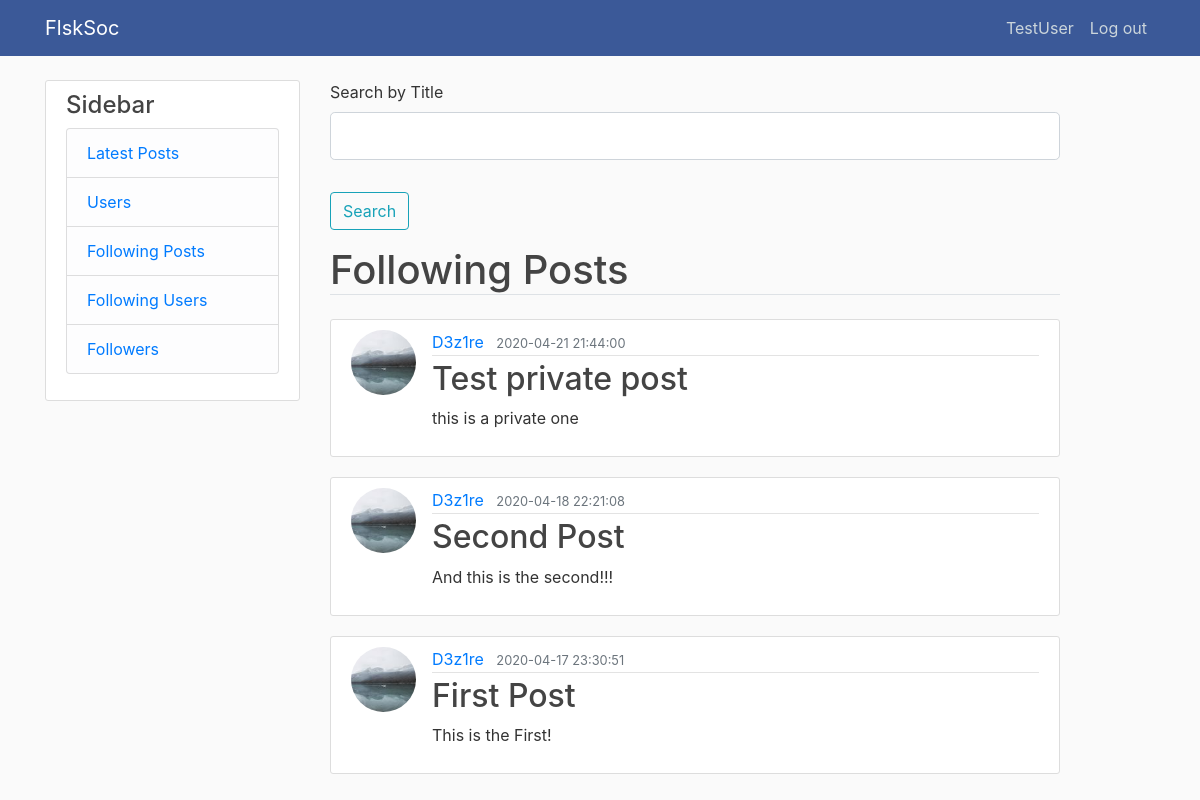
The page /f (signed in) on the database as committed earlier.
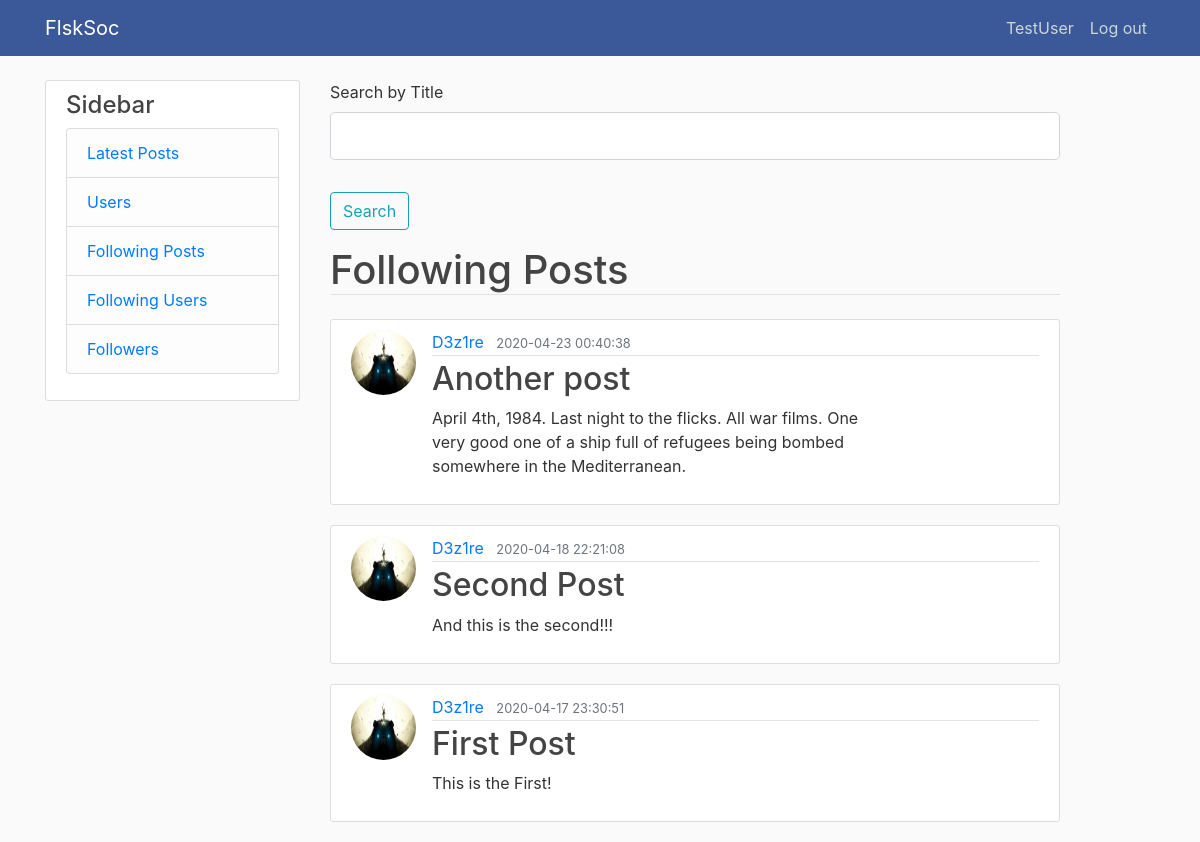
The same page on the database as committed later.
### data/post.py (models this page shows, shortened)
class Post(SqlAlchemyBase, SerializerMixin):
    __tablename__ = 'posts'
    id = sqlalchemy.Column(sqlalchemy.Integer, primary_key=True, autoincrement=True)
    title = sqlalchemy.Column(sqlalchemy.String, nullable=False)
    content = sqlalchemy.Column(sqlalchemy.String, nullable=True)
    created_date = sqlalchemy.Column(sqlalchemy.DateTime, default=datetime.datetime.now)
    is_private = sqlalchemy.Column(sqlalchemy.Boolean, default=False)
    user_id = sqlalchemy.Column(sqlalchemy.Integer, sqlalchemy.ForeignKey("users.id"))
    user = orm.relation('User')

### data/user.py (models this page shows, shortened)
class User(SqlAlchemyBase, UserMixin, SerializerMixin):
    __tablename__ = 'users'
    id = sqlalchemy.Column(sqlalchemy.Integer, primary_key=True, autoincrement=True)
    username = sqlalchemy.Column(sqlalchemy.String, nullable=False)
    name = sqlalchemy.Column(sqlalchemy.String, nullable=True)
    surname = sqlalchemy.Column(sqlalchemy.String, nullable=True)
    email = sqlalchemy.Column(sqlalchemy.String, index=True, unique=True, nullable=False)
    hashed_password = sqlalchemy.Column(sqlalchemy.String, nullable=True)
    created_date = sqlalchemy.Column(sqlalchemy.DateTime, default=datetime.datetime.now)
    image_file = sqlalchemy.Column(sqlalchemy.String, nullable=False, default='default.png')
    posts = orm.relation("Post", back_populates='user')

### posts.py (the view, shortened to what this page needs)
@posts.route('/f', methods=['GET', 'POST'])
@login_required
def following_posts():
    form = SearchByTitleForm()
    session = db_session.create_session()
    following = [i[0] for i in session.query(User.id).
                 filter(Relationship.from_user == current_user.id).
                 filter(Relationship.to_user == User.id).all()]
    posts = session.query(Post).filter(Post.user_id.in_(following)).order_by(Post.created_date.desc())
    return render_template('following_posts.html', title='Following Posts', posts=posts, form=form)

### data/search.py
class SearchByTitleForm(FlaskForm):
    title = StringField('Search by Title')
    submit = SubmitField('Search')

### data/db_session.py (called while the page is built)
def create_session() -> Session:
    global __factory
    return __factory()

### main.py (called while the page is built)
def main():
    db_session.global_init("db/soc.sqlite")
    app.register_blueprint(users)
    app.register_blueprint(posts)
    app.register_blueprint(errors)
    @login_manager.user_loader
    def load_user(user_id):
        session = db_session.create_session()
        return session.query(User).get(user_id)
    app.run()

### templates/following_posts.html (shortened to what this page needs)
{% extends "base.html" %}
{% block content %}
    <form action="" method="post">
            <fieldset class="form-group">
                <div class="form-group">
                    {{ form.title.label(class="form-control-label") }}
                    {% if form.title.errors %}
                        {{ form.title(class="form-control form-control-lg is-invalid") }}
                        <div class="invalid-feedback">
                            {% for error in form.title.errors %}
                                <span>{{ error }}</span>
                            {% endfor %}
                        </div>
                    {% else %}
                        {{ form.title(class="form-control form-control-lg") }}
                    {% endif %}
                </div>
            </fieldset>
            <div class="form-group">
                {{ form.submit(class="btn btn-outline-info") }}
            </div>
        </form>
    <h1 class="border-bottom mb-4">Following Posts</h1>
{% for post in posts%}
    <article class="media content-section">
        <img class="rounded-circle article-img" src="{{ url_for('static', filename='profile_pics/' + post.user.image_file) }}">
        <div class="media-body">
            <div class="article-metadata">
                <a class="mr-2" href="/user/{{ post.user.id }}">{{ post.user.username }}</a>
                <small class="text-muted">{{ post.created_date.replace(microsecond=0).isoformat(' ') }}</small>
            </div>
            <h2><a class="article-title" href="/post/{{ post.id }}">{{ post.title }}</a></h2>
            <p class="article-content">{{ post.content }}</p>
        </div>
    </article>
{% endfor %}
{% endblock %}

Rows that differ between the two databases and show on the page:
changed Post: image_file: a different picture; created_date.replace "2020-04-21 21:44:00" → "2020-04-23 00:40:38"; title "Test private post" → "Another post"; content "this is a private one" → "April 4th, 1984. Last night to the flicks. All war films. One very good one of a ship full of refugees being bombed somewhere in the Mediterranean."
changed through a linked row, Post "Second Post": image_file: a different picture
changed through a linked row, Post "First Post": image_file: a different picture
